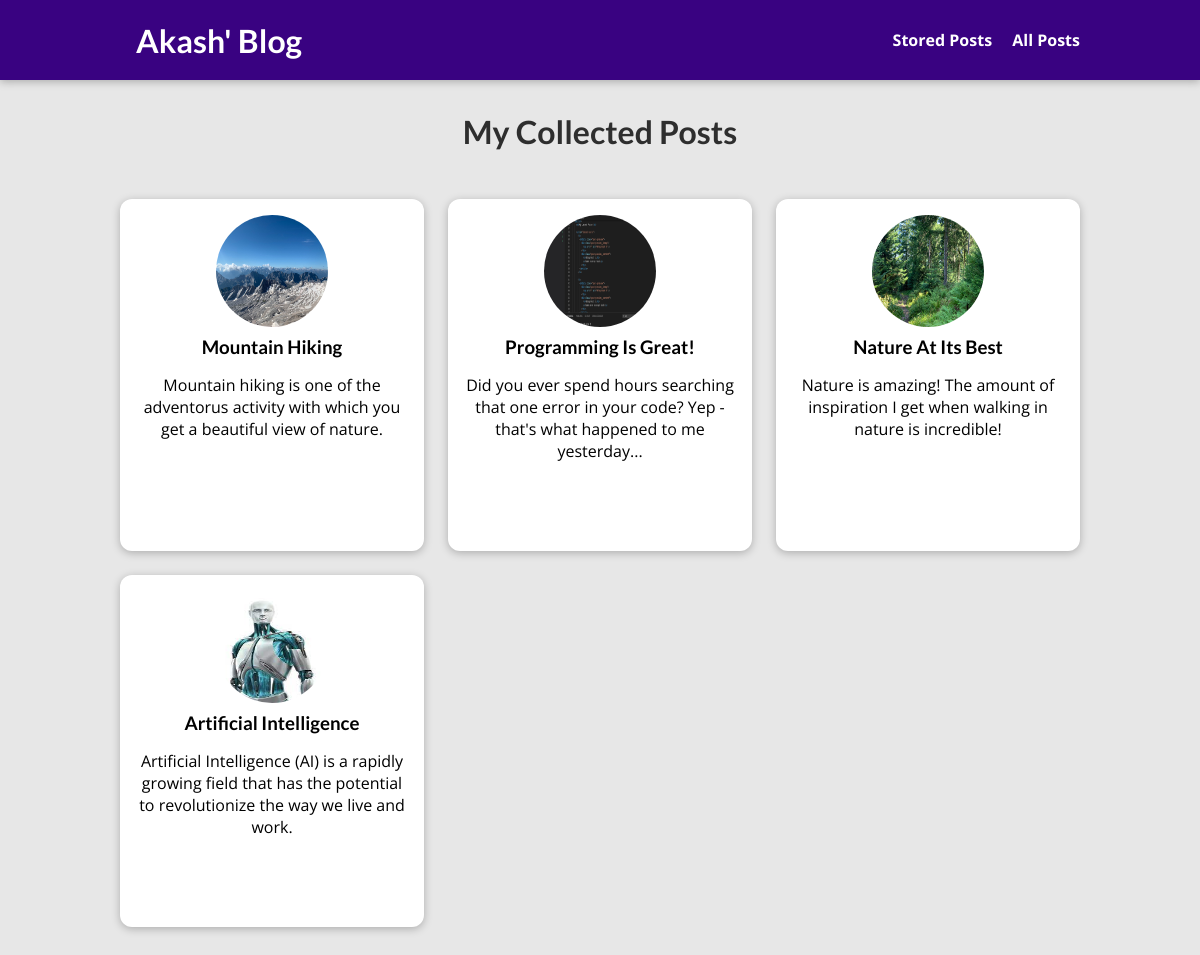
The page /posts on the database its author committed.
### blog/models.py (models this page shows, shortened)
class Post(models.Model):
    title = models.CharField(max_length=150)
    excerpt = models.CharField(max_length=250)
    image = models.ImageField(upload_to="posts", null=True)
    date = models.DateField(auto_now=True)
    slug = models.SlugField(unique=True, db_index=True)
    content = models.TextField(validators=[MinLengthValidator(10)])
    author = models.ForeignKey(Author, on_delete=models.SET_NULL, null=True, related_name="posts")    # One-To-Many Relation
    tags = models.ManyToManyField(Tag)   # Many-To-Many Relation

### blog/views.py (the view)
# urls.py: path("posts", views.AllPostsView.as_view(), name="posts-page"),
class AllPostsView(ListView):
    model = Post
    context_object_name = "all_posts"
    template_name = "blog/all-posts.html"
    ordering = ["-date"]

### blog/templates/blog/all-posts.html (shortened to what this page needs)
{% extends "base.html" %}
{% load static %}
{% block css_files%}
    <link rel="stylesheet" href="{% static "blog/post.css" %}">
    <link rel="stylesheet" href="{% static "blog/all-posts.css" %}">
{% endblock %}
{% block content %}
    <section id="all-posts">
        <h2>My Collected Posts</h2>
        <ul>
            {% for post in all_posts %}
                {% include "blog/includes/post.html" %}
            {% endfor %}
        </ul>
    </section>
{% endblock %}

### blog/templates/blog/includes/post.html (shortened to what this page needs)
<li>
    <article class="post">
        <a href="{% url 'post-detail-page' post.slug %}">
            <img src="{{post.image.url}}" alt="{{post.title}}">
            <div class="post__content">
                <h3> {{post.title}} </h3>
                <p>
                    {{post.excerpt}}
                </p>
            </div>
        </a>
    </article>
</li>

### static/app.css (style rules this page uses)
* { box-sizing: border-box; }
html { font-family: 'Open Sans', 'Lato', sans-serif; }
body { margin: 0; }
h1, h2, h3 { font-family: 'Lato', sans-serif; font-weight: bold; }

### blog/static/blog/post.css (style rules this page uses)
.post { display: flex; flex-direction: column; align-items: center; text-align: center; }
.post a { text-decoration: none; color: black; transition: all 0.2s ease; padding: 1rem; }
.post img { width: 5rem; height: 5rem; border-radius: 50%; }
.post h3 { margin: 0.25rem 0; }

### blog/static/blog/all-posts.css (style rules this page uses)
body { background-color: #e7e7e7; }
#all-posts { margin: 7rem auto; width: 90%; max-width: 60rem; }
#all-posts h2 { text-align: center; font-size: 2rem; color: #2e2e2e; margin: 3rem 0; }
ul { list-style: none; margin: 0; padding: 0; display: grid; grid-template-columns: repeat(auto-fill, minmax(17rem, 1fr)); gap: 1.5rem; }
.post img { width: 7rem; height: 7rem; }
.post a { height: 22rem; transform-origin: center; box-shadow: 0 2px 8px rgba(0, 0, 0, 0.25); border-radius: 12px; background-color: white; }

### rows shown on the page
Post: image (picture), title "Mountain Hiking", excerpt "Mountain hiking is one of the adventorus activity with which you get a beautiful view of nature."
Post: image (picture), title "Programming Is Great!", excerpt "Did you ever spend hours searching that one error in your code? Yep - that's what happened to me yesterday..."
Post: image (picture), title "Nature At Its Best", excerpt "Nature is amazing! The amount of inspiration I get when walking in nature is incredible!"
Post: image (picture), title "Artificial Intelligence", excerpt "Artificial Intelligence (AI) is a rapidly growing field that has the potential to revolutionize the way we live and work."
